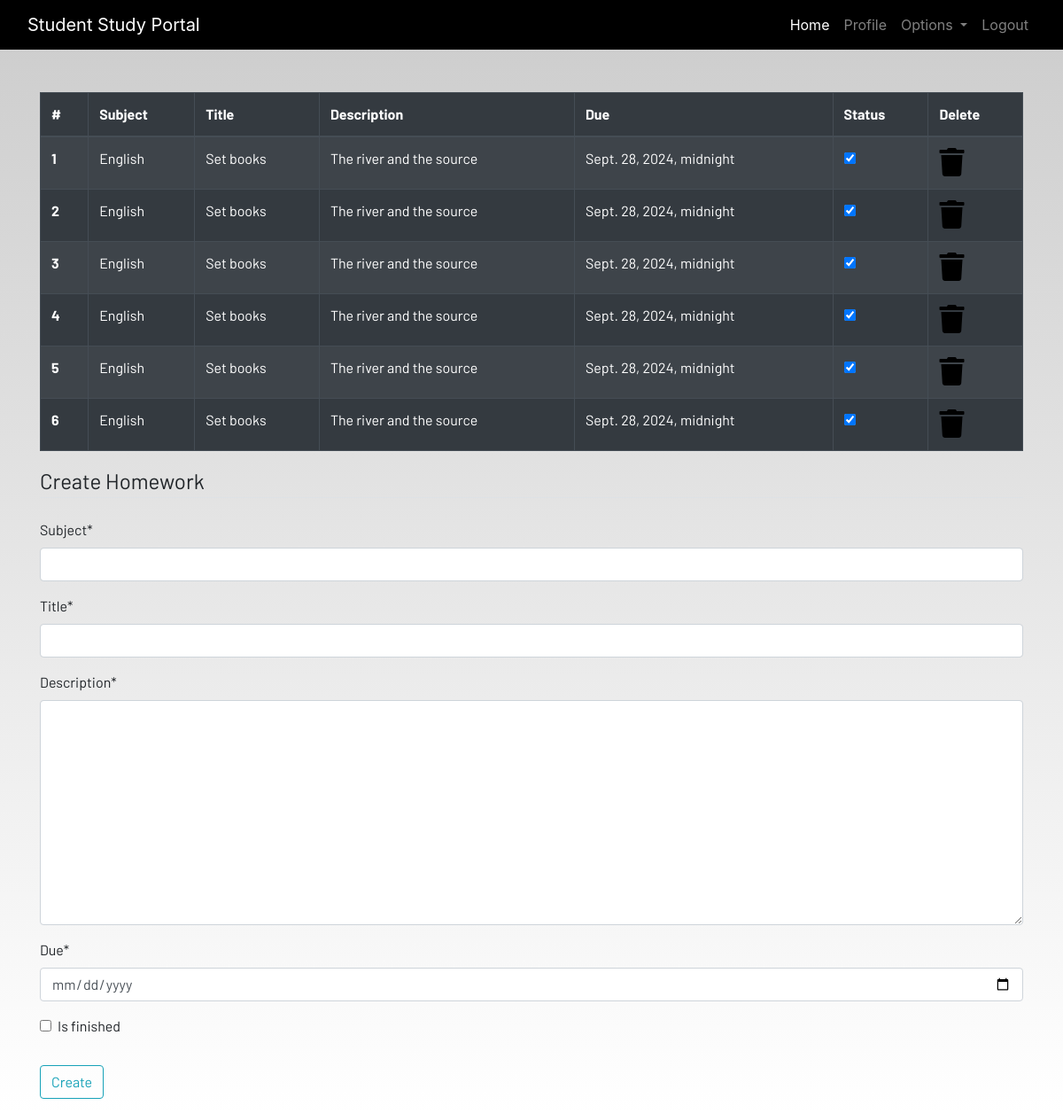
Screenshot of /homework/ (signed in) with the database file from the repository.
### dashboard/models.py (models this page shows, shortened)
class Homeworks(models.Model):
    user = models.ForeignKey(User, on_delete=models.CASCADE)
    subject = models.CharField(max_length=50)
    title = models.CharField(max_length=50)
    description = models.TextField(default='')
    due = models.DateTimeField()
    is_finished = models.BooleanField(default=False)

### dashboard/views.py (the view)
# urls.py: path('homework/', views.homework, name="homework"),
@login_required
def homework(request):
    if request.method == "POST":
        form = HomeworkForm(request.POST)
        if form.is_valid():
            try:
                finished = request.POST['is_finished']
                if finished == 'on':
                    finished = True
                else:
                    finished = False
            except:
                finished = False
            homeworks = Homeworks(
                user = request.user,
                subject = request.POST['subject'],
                title = request.POST['title'],
                description = request.POST['description'],
                due = request.POST['due'],
                is_finished = finished
            )
            homeworks.save()
            messages.success(request, f"Homework added from {request.user.username}!!")
    else:
        form = HomeworkForm()
    homeworks = Homeworks.objects.filter(user=request.user)
    if len(homeworks) == 0:
        homework_done = True
    else:
        homework_done = False
    context = {
        'form': form,
        'homeworks': homeworks,
        'homework_done': homework_done
    }
    return render(request, 'dashboard/homework.html', context)

### dashboard/forms.py
class HomeworkForm(forms.ModelForm):
    class Meta:
        model = Homeworks
        widgets = {'due': DateInput}
        fields = ['subject', 'title', 'description', 'due', 'is_finished']

### dashboard/templates/dashboard/homework.html (shortened to what this page needs)
{% extends 'dashboard/base.html' %}
{% load static %}
{% load crispy_forms_tags %}
{% block content %}
<div class="container">
    {% if not homework_done %}
    <table class="table table-striped table-bordered table-hover table-dark">
        <thead>
            <tr>
                <th scope="col">#</th>
                <th scope="col">Subject</th>
                <th scope="col">Title</th>
                <th scope="col">Description</th>
                <th scope="col">Due</th>
                <th scope="col">Status</th>
                <th scope="col">Delete</th>
            </tr>
        </thead>
        <tbody>
            {% for homework in homeworks %}
            <tr>
                <th scope="row">{{ forloop.counter }}</th>
                <td>{{homework.subject}}</td>
                <td>{{homework.title}}</td>
                <td>{{homework.description}}</td>
                <td>{{homework.due}}</td>
                <td>
                    <a href="{% url 'update-homework' homework.id %}">
                        <div class="form-check">
                            {% if homework.is_finished == True %}
                            <input class="form-check-input" type="checkbox" value="" checked>
                            {% else %}
                            <input class="form-check-input" type="checkbox" value="">
                            <label class="form-check-label text-light" for="flexCheckDefault">
                                Mark as Completed
                            </label>
                            {% endif %}
                        </div>
                    </a>
                </td>
                <td><a href="{% url 'delete-homework' homework.id %}"><i class="fa fa-trash fa-2x"></i></a></td>
            </tr>
            {% endfor %}
        </tbody>
    </table>
    {% else %}
    <h4>All homeworks are completed!! Create to have more!!</h4>
{% endif %}
</div>
<div class=" container">
    <form method="POST">
        <fieldset class="form-group">
            <legend class="border-bottom mb-4">Create Homework</legend>
            {{form|crispy}}
        </fieldset>
        <div class="form-group">
            <button href="" class="btn btn-outline-info" type="submit">
                Create
            </button>
        </div>
    </form>
</div>
{% endblock content %}

### dashboard/templates/dashboard/base.html (shortened to what this page needs)
<!DOCTYPE html>
{% load static %}
<html lang="en">
<head>
  <link rel="stylesheet" href="https://stackpath.bootstrapcdn.com/bootstrap/4.3.1/css/bootstrap.min.css"
 />
  <link rel="stylesheet" href="https://use.fontawesome.com/releases/v5.7.2/css/all.css"
 />
  <link rel="stylesheet" href="{% static 'css/main.css' %}" />
</head>
<body>
  <header>
    <nav class="navbar navbar-expand-lg navbar-dark bg-dark">
      <div class="container-fluid">
        <a class="navbar-brand" href="{% url 'home' %}">Student Study Portal</a>
        <div class="collapse navbar-collapse justify-content-end" id="navbarSupportedContent">
          <ul class="navbar-nav mb-2 mb-lg-0">
            <li class="nav-item">
              <a class="nav-link active" aria-current="page" href="{% url 'home' %}">Home</a>
            </li>
            {% if user.is_authenticated %}
            <li class="nav-item">
              <a class="nav-link" href="{% url 'profile' %}">Profile</a>
            </li>
            <li class="nav-item dropdown">
              <a class="nav-link dropdown-toggle" href="#" id="navbarDropdown" role="button" data-toggle="dropdown"
                aria-haspopup="true" aria-expanded="false">
                Options
              </a>
            </li>
            <li class="nav-item">
              <a class="nav-link" href="{% url 'logout' %}">Logout</a>
            </li>
            {% endif %}
          </ul>
        </div>
      </div>
    </nav>
  </header>
  <br /><br />
  <main>
    {% block content %}
    {% endblock content %}
  </main>
</body>
</html>

### static/css/main.css (style rules this page uses)
html { scroll-behavior: smooth; height: 100%; width: 100%; }
main { font-family: Barlow, Quicksand, Rubik, sans-serif, serif, 'Times New Roman', Times, serif !important; }
.navbar { background-color: rgb(0, 0, 0) !important; }
a { text-decoration: none !important; color: black; }
html, body { max-width: 100%; overflow-x: hidden; height: 100%; width: 100%; }
body { background: linear-gradient(rgba(0, 0, 0, 0.2), rgba(255, 255, 255, 0.5)); overflow-x: hidden; background-repeat: no-repeat; }
.fa { color: black; }

### rows the page displays
Homeworks: subject "English", title "Set books", description "The river and the source", due "Sept. 28, 2024, midnight"
Homeworks: subject "English", title "Set books", description "The river and the source", due "Sept. 28, 2024, midnight"
Homeworks: subject "English", title "Set books", description "The river and the source", due "Sept. 28, 2024, midnight"
Homeworks: subject "English", title "Set books", description "The river and the source", due "Sept. 28, 2024, midnight"
Homeworks: subject "English", title "Set books", description "The river and the source", due "Sept. 28, 2024, midnight"
Homeworks: subject "English", title "Set books", description "The river and the source", due "Sept. 28, 2024, midnight"
